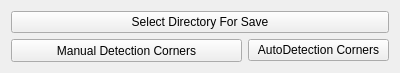
<?xml version="1.0" encoding="UTF-8"?>
<ui version="4.0">
 <class>WidgetRealTimeCalibration</class>
 <widget class="QWidget" name="WidgetRealTimeCalibration">
  <property name="geometry">
   <rect>
    <x>0</x>
    <y>0</y>
    <width>400</width>
    <height>73</height>
   </rect>
  </property>
  <property name="windowTitle">
   <string>Form</string>
  </property>
  <layout class="QFormLayout" name="formLayout">
   <item row="1" column="0">
    <widget class="QPushButton" name="b_manual">
     <property name="minimumSize">
      <size>
       <width>231</width>
       <height>23</height>
      </size>
     </property>
     <property name="text">
      <string>Manual Detection Corners</string>
     </property>
    </widget>
   </item>
   <item row="1" column="1">
    <widget class="QPushButton" name="b_auto">
     <property name="text">
      <string>AutoDetection Corners</string>
     </property>
    </widget>
   </item>
   <item row="0" column="0" colspan="2">
    <widget class="QPushButton" name="b_saveDir">
     <property name="text">
      <string>Select Directory For Save</string>
     </property>
    </widget>
   </item>
  </layout>
 </widget>
 <resources/>
 <connections/>
</ui>
